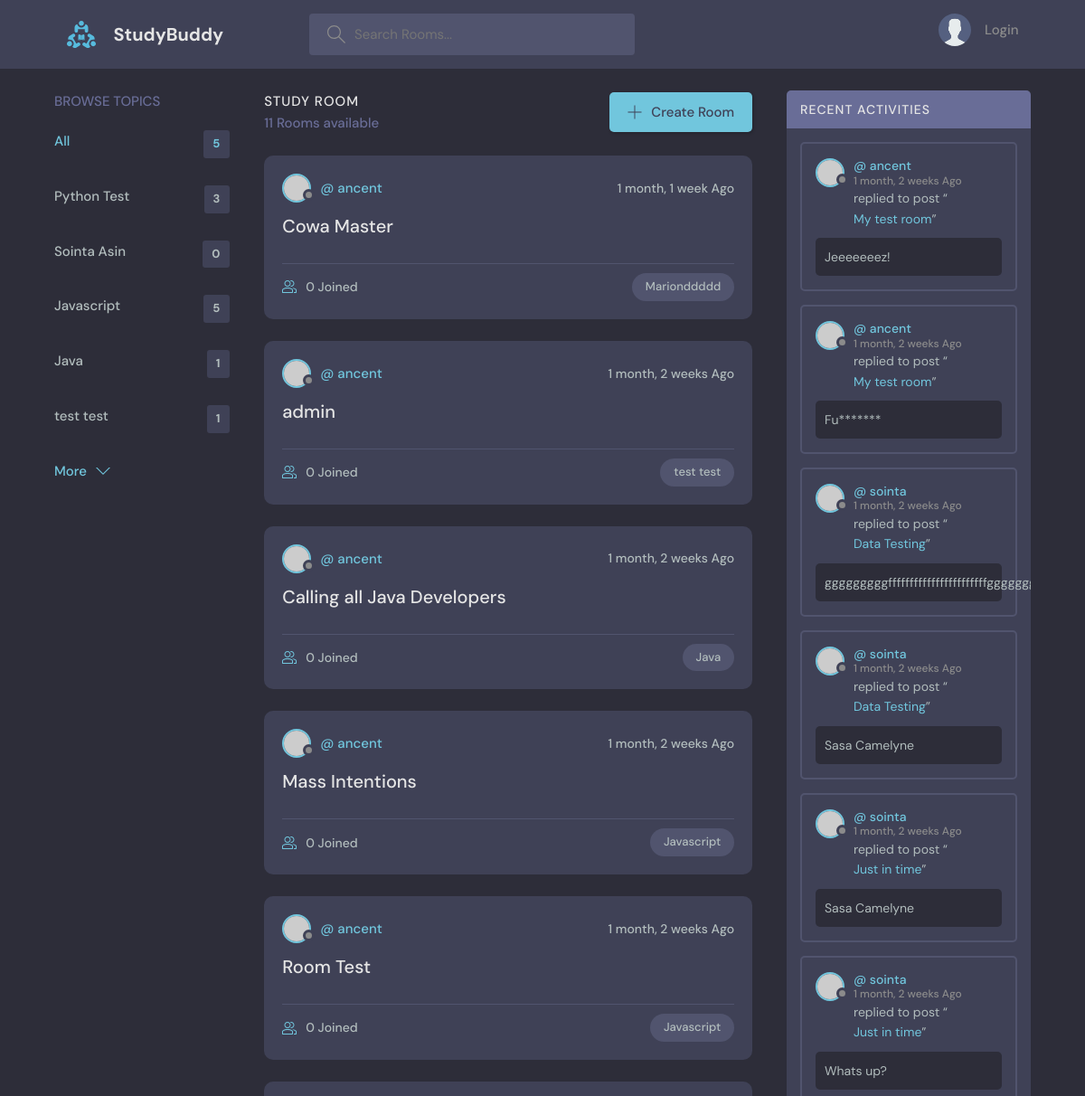
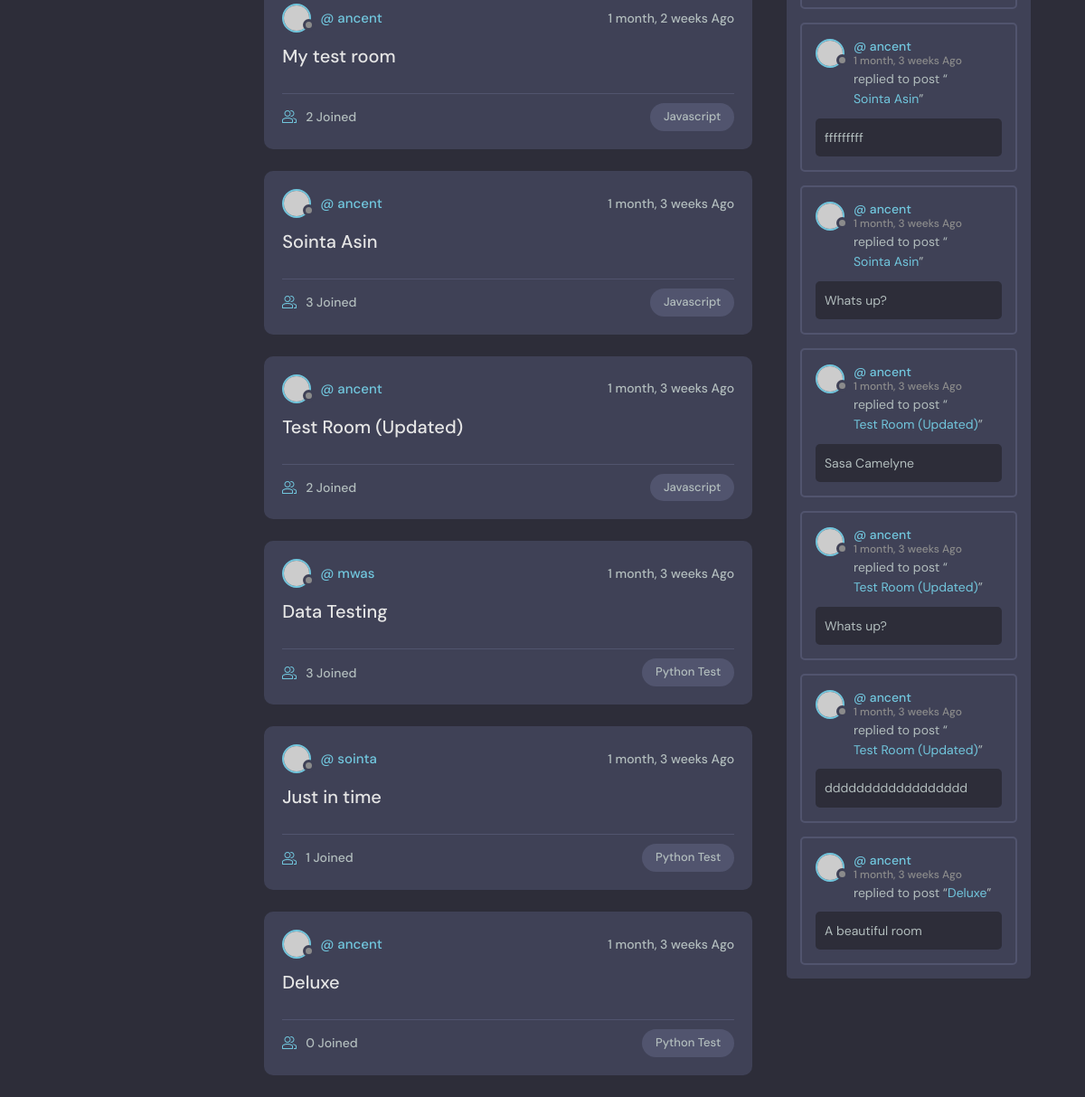
Before: / with the older database file (2 pictures, top to bottom).
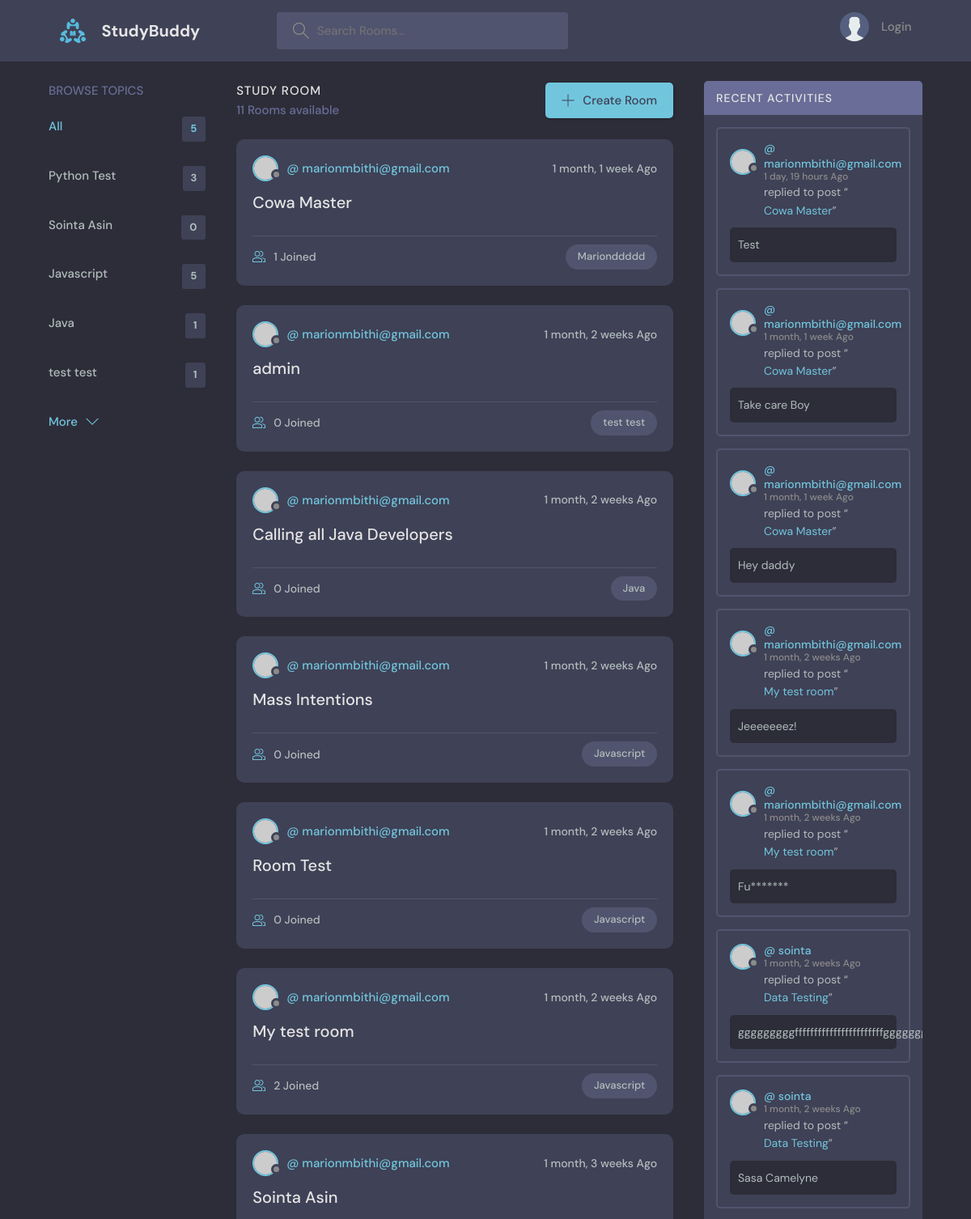
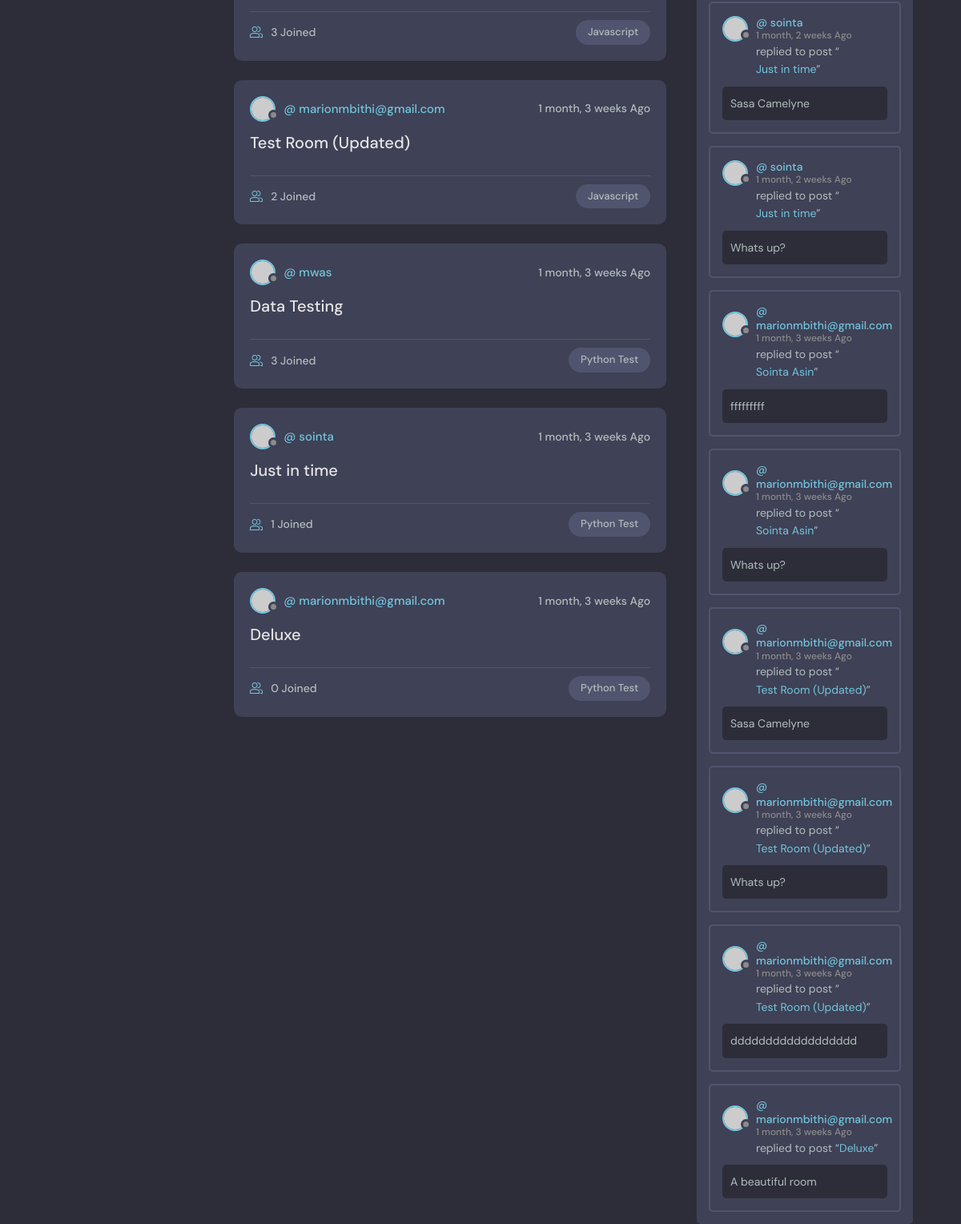
After: the same page with the newer database file (2 pictures, top to bottom).
### base/models.py (models this page shows, shortened)
class Topic(models.Model):
    name = models.CharField(max_length=200)

class Room(models.Model):
    host = models.ForeignKey(User, on_delete=models.SET_NULL, null=True)
    topic = models.ForeignKey(Topic, on_delete=models.SET_NULL, null=True)
    name = models.CharField('Name', max_length=200)
    description = models.TextField(null=True, blank=True)
    participants = models.ManyToManyField(User, related_name='participants', blank=True)
    updated_at = models.DateTimeField(auto_now=True)
    created_at = models.DateTimeField(auto_now_add=True)
    class Meta:
        ordering = ['-updated_at', '-created_at']
    def __str__(self):
        return self.name

class Message(models.Model):
    user = models.ForeignKey(User, on_delete=models.CASCADE)
    room = models.ForeignKey(Room, on_delete=models.CASCADE)
    body = models.TextField()
    created_at = models.DateTimeField(auto_now_add=True)
    updated_at = models.DateTimeField(auto_now=True)
    class Meta:
        ordering = ['-updated_at', '-created_at']

### base/views.py (the view)
# urls.py: path('', views.home, name="home"),
def home(request):
    q = request.GET.get('q') if request.GET.get('q') != None else ''
    rooms = Room.objects.filter(
        Q(topic__name__icontains=q) |
        Q(name__icontains=q) |
        Q(description__icontains=q)
        )
    topics = Topic.objects.all()[0:5]
    room_count = rooms.count()
    room_messages = Message.objects.filter(Q(room__topic__name__icontains=q))
    context = {'rooms': rooms, 'topics': topics, 'room_count': room_count, 'room_messages' : room_messages}
    return render(request, 'base/home.html', context)

### base/templates/base/home.html (shortened to what this page needs)
{% extends 'main.html' %}
  {% block content %}
  <main class="layout layout--3">
    <div class="container">
      {% include 'base/topics_component.html' %}
      <div class="roomList">
        <div class="roomList__header">
          <div>
            <h2>Study Room</h2>
            <p>{{room_count}} Rooms available</p>
          </div>
          <a class="btn btn--main" href="{% url 'create-room' %}">
            <svg version="1.1" xmlns="http://www.w3.org/2000/svg" width="32" height="32" viewBox="0 0 32 32">
              <title>add</title>
              <path
                d="M16.943 0.943h-1.885v14.115h-14.115v1.885h14.115v14.115h1.885v-14.115h14.115v-1.885h-14.115v-14.115z"
              ></path>
            </svg>
            Create Room
          </a>
        </div>
        {% include 'base/feed_component.html' %}
      </div>
      <div class="activities">
        <div class="activities__header">
          <h2>Recent Activities</h2>
        </div>
        {% include 'base/activity_component.html' %}
      </div>
    </div>
  </main>
  {% endblock content %}

### base/templates/base/topics_component.html
  <div class="topics">
    <div class="topics__header">
      <h2>Browse Topics</h2>
    </div>
    <ul class="topics__list">
      <li>
        <a href="{% url 'home' %}" class="active">All <span>{{topics.count}}</span></a>
      </li>
      {% for topic in topics %}
      <li>
        <a href="{% url 'home' %}?q={{topic.name}}">{{topic.name}} <span>{{topic.room_set.all.count}}</span></a>
      </li>
      {% endfor %}
    </ul>
    <a class="btn btn--link" href="{% url 'topics' %}">
      More
      <svg version="1.1" xmlns="http://www.w3.org/2000/svg" width="32" height="32" viewBox="0 0 32 32">
        <title>chevron-down</title>
        <path d="M16 21l-13-13h-3l16 16 16-16h-3l-13 13z"></path>
      </svg>
    </a>
</div>

### base/templates/base/feed_component.html (shortened to what this page needs)
{% for room in rooms %}
<div class="roomListRoom">
    <div class="roomListRoom__header">
      <a href="{% url 'user-profile' room.host.id %}" class="roomListRoom__author">
        <div class="avatar avatar--small">
          <img src="https://randomuser.me/api/portraits/women/11.jpg" />
        </div>
        <span>@ {{ room.host.username }}</span>
      </a>
      <div class="roomListRoom__actions">
        <span>{{room.created_at|timesince}} Ago</span>
      </div>
    </div>
    <div class="roomListRoom__content">
      <a href="{% url 'room' room.id %}">{{room.name}}</a>
    </div>
    <div class="roomListRoom__meta">
      <a href="{% url 'room' room.id %}" class="roomListRoom__joined">
        {{room.participants.all.count}} Joined
      </a>
      <p class="roomListRoom__topic">{{room.topic.name}}</p>
    </div>
</div>
{% endfor %}

### base/templates/base/activity_component.html (shortened to what this page needs)
{% for message in room_messages %}
<div class="activities__box">
    <div class="activities__boxHeader roomListRoom__header">
      <a href="{% url 'user-profile' message.user.id %}" class="roomListRoom__author">
        <div class="avatar avatar--small">
          <img src="https://randomuser.me/api/portraits/women/11.jpg" />
        </div>
        <p>
            @ {{message.user}}
          <span>{{message.created_at|timesince}} Ago</span>
        </p>
      </a>
    </div>
    <div class="activities__boxContent">
      <p>replied to post “<a href="{% url 'room' message.room.id %}">{{message.room }}</a>”</p>
      <div class="activities__boxRoomContent">
        {{message.body}}
      </div>
    </div>
  </div>
{% endfor %}

Changed rows visible on the page:
changed through a linked row, Room "Cowa Master": host.username "ancent" → "marionmbithi@gmail.com"; participants.all.count "0" → "1"
changed through a linked row, Room "admin": host.username "ancent" → "marionmbithi@gmail.com"
changed through a linked row, Room "Calling all Java Developers": host.username "ancent" → "marionmbithi@gmail.com"
changed through a linked row, Room "Mass Intentions": host.username "ancent" → "marionmbithi@gmail.com"
changed through a linked row, Room "Room Test": host.username "ancent" → "marionmbithi@gmail.com"
changed through a linked row, Room "My test room": host.username "ancent" → "marionmbithi@gmail.com"
changed through a linked row, Room "Sointa Asin": host.username "ancent" → "marionmbithi@gmail.com"
changed through a linked row, Room "Test Room (Updated)": host.username "ancent" → "marionmbithi@gmail.com"
changed through a linked row, Room "Deluxe": host.username "ancent" → "marionmbithi@gmail.com"
added Message: user "marionmbithi@gmail.com", created_at "1 day, 19 hours", room "Cowa Master", body "Test"
added Message: user "marionmbithi@gmail.com", created_at "1 month, 1 week", room "Cowa Master", body "Take care Boy"
added Message: user "marionmbithi@gmail.com", created_at "1 month, 1 week", room "Cowa Master", body "Hey daddy"
changed through a linked row, Message "Jeeeeeeez!": user "ancent" → "marionmbithi@gmail.com"
changed through a linked row, Message "Fu*******": user "ancent" → "marionmbithi@gmail.com"
changed through a linked row, Message "fffffffff": user "ancent" → "marionmbithi@gmail.com"
changed through a linked row, Message (number 11 of 15 on the later page): user "ancent" → "marionmbithi@gmail.com"
changed through a linked row, Message (number 12 of 15 on the later page): user "ancent" → "marionmbithi@gmail.com"
changed through a linked row, Message (number 13 of 15 on the later page): user "ancent" → "marionmbithi@gmail.com"
changed through a linked row, Message "dddddddddddddddddd": user "ancent" → "marionmbithi@gmail.com"
changed through a linked row, Message "A beautiful room": user "ancent" → "marionmbithi@gmail.com"
